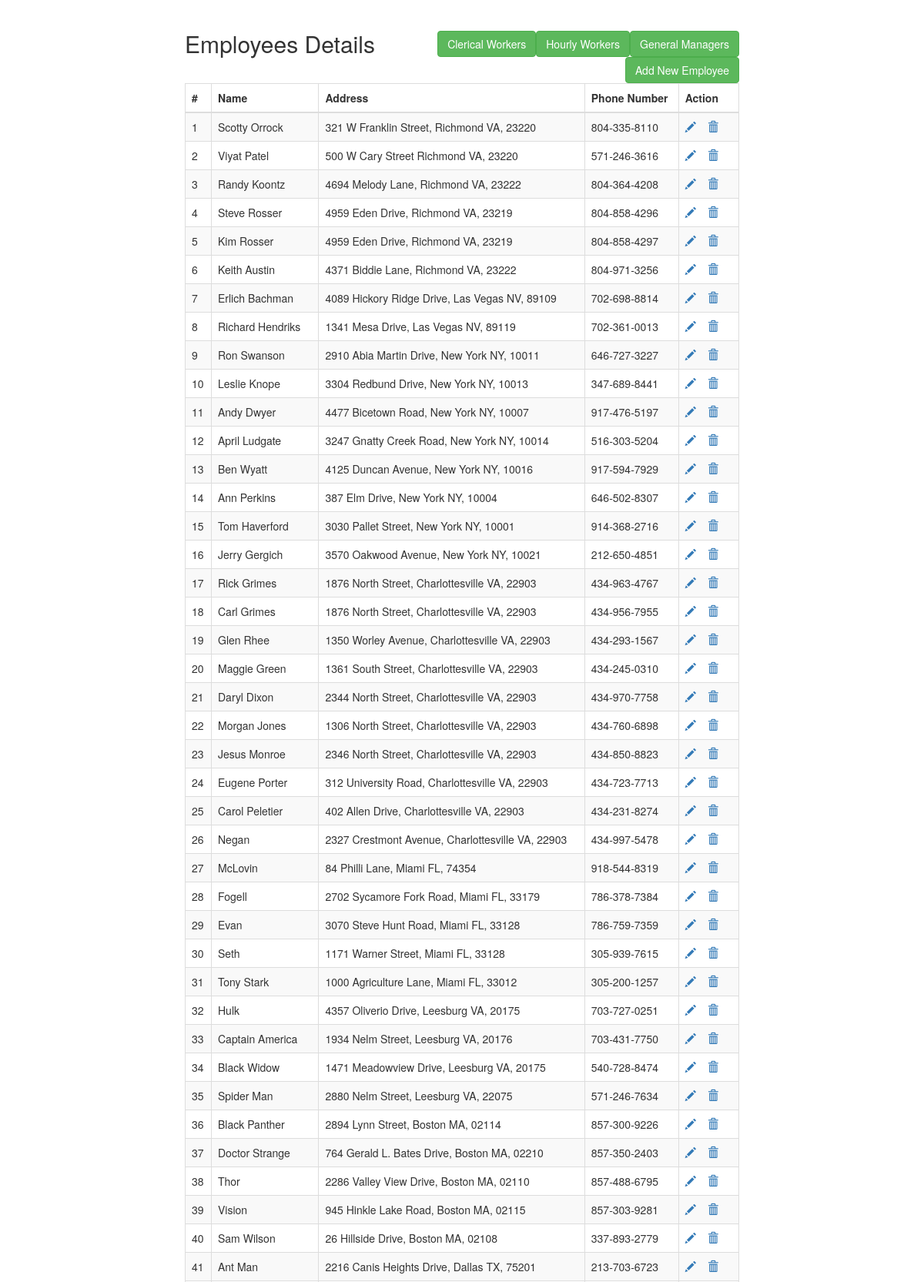
Page /FrontEndFiles/index.php (upper part) on the committed database.
### tables this page shows
CREATE TABLE Employees(
	eid INT (9) NOT NULL primary key AUTO_INCREMENT,
	employeeName varchar(30),
	employeeAddr varchar(50),
	employeePhone varchar(20)
	);

### FrontEndFiles/index.php (the view, shortened to what this page needs)
<!DOCTYPE html>
<html lang="en">
<head>
    <link rel="stylesheet" href="https://maxcdn.bootstrapcdn.com/bootstrap/3.3.7/css/bootstrap.css">
</head>
<body>
    <div class="wrapper">
        <div class="container-fluid">
            <div class="row">
                <div class="col-md-12">
                    <div class="page-header clearfix">
                        <h2 class="pull-left">Employees Details</h2>
                        <a href="GMindex.php" class="btn btn-success pull-right">General Managers</a>
                        <a href="HourlyIndex.php" class="btn btn-success pull-right">Hourly Workers</a>
                        <a href="ClericalIndex.php" class="btn btn-success pull-right">Clerical Workers</a>
                        <a href="create.php" class="btn btn-success pull-right">Add New Employee</a>
                    <?php
                    require_once 'config.php';
                    $sql = "SELECT eid, employeeName, employeeAddr, employeePhone FROM Employees";
                    if($result = mysqli_query($link, $sql)){
                        if(mysqli_num_rows($result) > 0){
                            echo "<table class='table table-bordered table-striped'>";
                                echo "<thead>";
                                    echo "<tr>";
                                        echo "<th>#</th>";
                                        echo "<th>Name</th>";
                                        echo "<th>Address</th>";
                                        echo "<th>Phone Number</th>";
                                        echo "<th>Action</th>";
                                    echo "</tr>";
                                echo "</thead>";
                                echo "<tbody>";
                                while($row = mysqli_fetch_array($result)){
                                    echo "<tr>";
                                        echo "<td>" . $row['eid'] . "</td>";
                                        echo "<td>" . $row['employeeName'] . "</td>";
                                        echo "<td>" . $row['employeeAddr'] . "</td>";
                                        echo "<td>" . $row['employeePhone'] . "</td>";
                                        echo "<td>";
                                            echo "<a href='update.php?eid=". $row['eid'] ."' title='Update Record' data-toggle='tooltip'><span class='glyphicon glyphicon-pencil'></span></a>";
                                            echo "<a href='delete.php?eid=". $row['eid'] ."' title='Delete Record' data-toggle='tooltip'><span class='glyphicon glyphicon-trash'></span></a>";
                                        echo "</td>";
                                    echo "</tr>";
                                }
                                echo "</tbody>";
                            echo "</table>";
                        } else{
                            echo "<p class='lead'><em>No records were found.</em></p>";
                        }
                    } else{
                        echo "ERROR: Could not able to execute $sql. " . mysqli_error($link);
                    }
                    ?>
                </div>
            </div>
        </div>
    </div>
</body>
</html>

### FrontEndFiles/index.php (style rules this page uses)
.wrapper { width: 750px; margin: 0 auto; }
.page-header h2 { margin-top: 0; }
table tr td:last-child a { margin-right: 15px; }

### rows in the picture
employees: eid "1", employeeName "Scotty Orrock", employeeAddr "321 W Franklin Street, Richmond VA, 23220", employeePhone "804-335-8110"
employees: eid "2", employeeName "Viyat Patel", employeeAddr "500 W Cary Street Richmond VA, 23220", employeePhone "571-246-3616"
employees: eid "3", employeeName "Randy Koontz", employeeAddr "4694 Melody Lane, Richmond VA, 23222", employeePhone "804-364-4208"
employees: eid "4", employeeName "Steve Rosser", employeeAddr "4959 Eden Drive, Richmond VA, 23219", employeePhone "804-858-4296"
employees: eid "5", employeeName "Kim Rosser", employeeAddr "4959 Eden Drive, Richmond VA, 23219", employeePhone "804-858-4297"
employees: eid "6", employeeName "Keith Austin", employeeAddr "4371 Biddie Lane, Richmond VA, 23222", employeePhone "804-971-3256"
employees: eid "7", employeeName "Erlich Bachman", employeeAddr "4089 Hickory Ridge Drive, Las Vegas NV, 89109", employeePhone "702-698-8814"
employees: eid "8", employeeName "Richard Hendriks", employeeAddr "1341 Mesa Drive, Las Vegas NV, 89119", employeePhone "702-361-0013"
employees: eid "9", employeeName "Ron Swanson", employeeAddr "2910 Abia Martin Drive, New York NY, 10011", employeePhone "646-727-3227"
employees: eid "10", employeeName "Leslie Knope", employeeAddr "3304 Redbund Drive, New York NY, 10013", employeePhone "347-689-8441"
employees: eid "11", employeeName "Andy Dwyer", employeeAddr "4477 Bicetown Road, New York NY, 10007", employeePhone "917-476-5197"
employees: eid "12", employeeName "April Ludgate", employeeAddr "3247 Gnatty Creek Road, New York NY, 10014", employeePhone "516-303-5204"
employees: eid "13", employeeName "Ben Wyatt", employeeAddr "4125 Duncan Avenue, New York NY, 10016", employeePhone "917-594-7929"
employees: eid "14", employeeName "Ann Perkins", employeeAddr "387 Elm Drive, New York NY, 10004", employeePhone "646-502-8307"
employees: eid "15", employeeName "Tom Haverford", employeeAddr "3030 Pallet Street, New York NY, 10001", employeePhone "914-368-2716"
employees: eid "16", employeeName "Jerry Gergich", employeeAddr "3570 Oakwood Avenue, New York NY, 10021", employeePhone "212-650-4851"
employees: eid "17", employeeName "Rick Grimes", employeeAddr "1876 North Street, Charlottesville VA, 22903", employeePhone "434-963-4767"
employees: eid "18", employeeName "Carl Grimes", employeeAddr "1876 North Street, Charlottesville VA, 22903", employeePhone "434-956-7955"
employees: eid "19", employeeName "Glen Rhee", employeeAddr "1350 Worley Avenue, Charlottesville VA, 22903", employeePhone "434-293-1567"
employees: eid "20", employeeName "Maggie Green", employeeAddr "1361 South Street, Charlottesville VA, 22903", employeePhone "434-245-0310"
employees: eid "21", employeeName "Daryl Dixon", employeeAddr "2344 North Street, Charlottesville VA, 22903", employeePhone "434-970-7758"
employees: eid "22", employeeName "Morgan Jones", employeeAddr "1306 North Street, Charlottesville VA, 22903", employeePhone "434-760-6898"
employees: eid "23", employeeName "Jesus Monroe", employeeAddr "2346 North Street, Charlottesville VA, 22903", employeePhone "434-850-8823"
employees: eid "24", employeeName "Eugene Porter", employeeAddr "312 University Road, Charlottesville VA, 22903", employeePhone "434-723-7713"
employees: eid "25", employeeName "Carol Peletier", employeeAddr "402 Allen Drive, Charlottesville VA, 22903", employeePhone "434-231-8274"
employees: eid "26", employeeName "Negan", employeeAddr "2327 Crestmont Avenue, Charlottesville VA, 22903", employeePhone "434-997-5478"
employees: eid "27", employeeName "McLovin", employeeAddr "84 Philli Lane, Miami FL, 74354", employeePhone "918-544-8319"
employees: eid "28", employeeName "Fogell", employeeAddr "2702 Sycamore Fork Road, Miami FL, 33179", employeePhone "786-378-7384"
employees: eid "29", employeeName "Evan", employeeAddr "3070 Steve Hunt Road, Miami FL, 33128", employeePhone "786-759-7359"
employees: eid "30", employeeName "Seth", employeeAddr "1171 Warner Street, Miami FL, 33128", employeePhone "305-939-7615"
employees: eid "31", employeeName "Tony Stark", employeeAddr "1000 Agriculture Lane, Miami FL, 33012", employeePhone "305-200-1257"
employees: eid "32", employeeName "Hulk", employeeAddr "4357 Oliverio Drive, Leesburg VA, 20175", employeePhone "703-727-0251"
employees: eid "33", employeeName "Captain America", employeeAddr "1934 Nelm Street, Leesburg VA, 20176", employeePhone "703-431-7750"
employees: eid "34", employeeName "Black Widow", employeeAddr "1471 Meadowview Drive, Leesburg VA, 20175", employeePhone "540-728-8474"
employees: eid "35", employeeName "Spider Man", employeeAddr "2880 Nelm Street, Leesburg VA, 22075", employeePhone "571-246-7634"
employees: eid "36", employeeName "Black Panther", employeeAddr "2894 Lynn Street, Boston MA, 02114", employeePhone "857-300-9226"
employees: eid "37", employeeName "Doctor Strange", employeeAddr "764 Gerald L. Bates Drive, Boston MA, 02210", employeePhone "857-350-2403"
employees: eid "38", employeeName "Thor", employeeAddr "2286 Valley View Drive, Boston MA, 02110", employeePhone "857-488-6795"
employees: eid "39", employeeName "Vision", employeeAddr "945 Hinkle Lake Road, Boston MA, 02115", employeePhone "857-303-9281"
employees: eid "40", employeeName "Sam Wilson", employeeAddr "26 Hillside Drive, Boston MA, 02108", employeePhone "337-893-2779"
employees: eid "41", employeeName "Ant Man", employeeAddr "2216 Canis Heights Drive, Dallas TX, 75201", employeePhone "213-703-6723"
